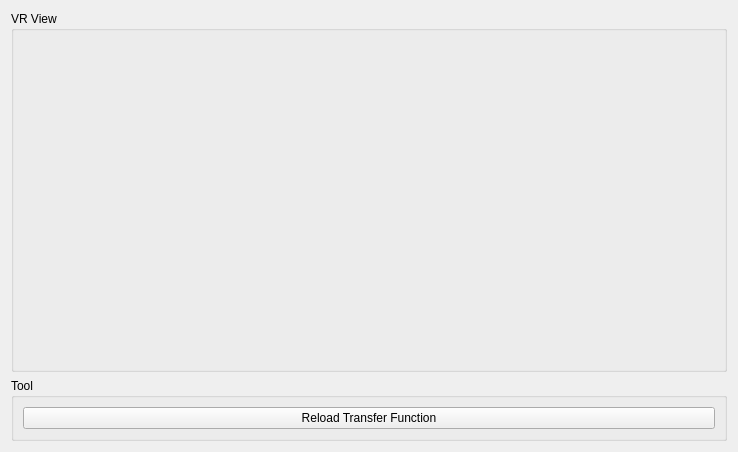
<?xml version="1.0" encoding="UTF-8"?>
<ui version="4.0">
 <class>EditorWindow</class>
 <widget class="QWidget" name="EditorWindow">
  <property name="geometry">
   <rect>
    <x>0</x>
    <y>0</y>
    <width>738</width>
    <height>452</height>
   </rect>
  </property>
  <property name="windowTitle">
   <string>NeuronAnnoVR</string>
  </property>
  <layout class="QVBoxLayout" name="verticalLayout">
   <item>
    <widget class="QGroupBox" name="groupBoxVRView">
     <property name="title">
      <string>VR View</string>
     </property>
     <layout class="QHBoxLayout" name="horizontalLayout_2"/>
    </widget>
   </item>
   <item>
    <widget class="QGroupBox" name="groupBoxTool">
     <property name="sizePolicy">
      <sizepolicy hsizetype="Preferred" vsizetype="Maximum">
       <horstretch>0</horstretch>
       <verstretch>0</verstretch>
      </sizepolicy>
     </property>
     <property name="title">
      <string>Tool</string>
     </property>
     <layout class="QGridLayout" name="gridLayout">
      <property name="sizeConstraint">
       <enum>QLayout::SetDefaultConstraint</enum>
      </property>
      <item row="0" column="0">
       <widget class="QPushButton" name="pushButtonReloadTransferFunction">
        <property name="sizePolicy">
         <sizepolicy hsizetype="Minimum" vsizetype="Fixed">
          <horstretch>0</horstretch>
          <verstretch>0</verstretch>
         </sizepolicy>
        </property>
        <property name="text">
         <string>Reload Transfer Function</string>
        </property>
       </widget>
      </item>
     </layout>
    </widget>
   </item>
  </layout>
 </widget>
 <resources/>
 <connections/>
</ui>
